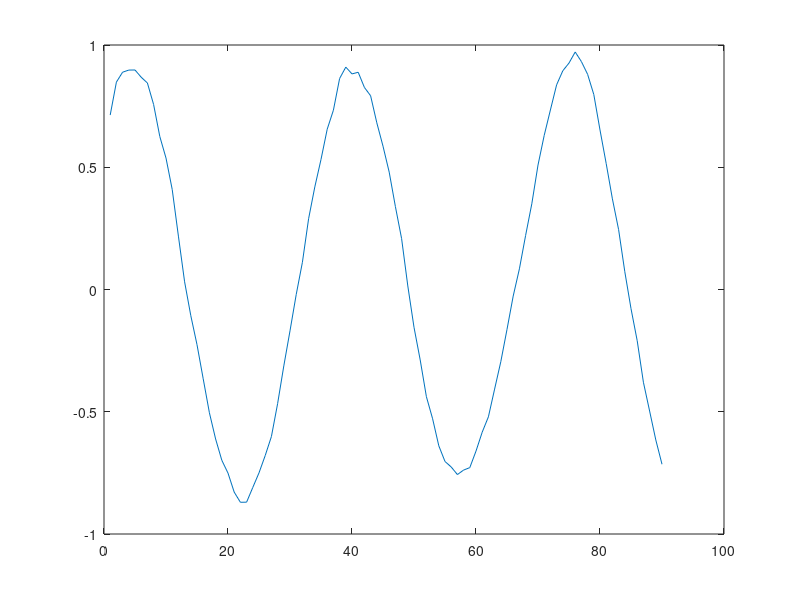

This figure's MATLAB source:
W = 11;
v = ones(W, 1)/W;
plot(v)

taxis = linspace(0, 2*pi, 100)';
u = sin(2.8 * taxis) + 0.2 * randn(length(taxis), 1);
plot(u)

plot(conv(u, v))  % i.e., 'full'

plot(conv(u, v, 'same'))
plot(conv(u, v, 'valid'))